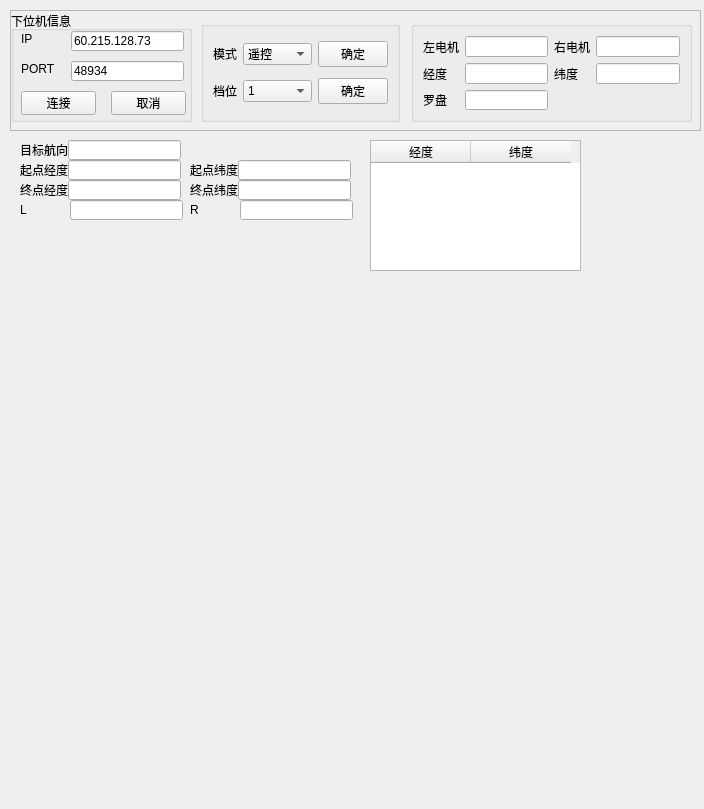
<?xml version="1.0" encoding="UTF-8"?>
<ui version="4.0">
 <class>Form</class>
 <widget class="QWidget" name="Form">
  <property name="geometry">
   <rect>
    <x>0</x>
    <y>0</y>
    <width>704</width>
    <height>809</height>
   </rect>
  </property>
  <property name="windowTitle">
   <string>Form</string>
  </property>
  <widget class="QScrollArea" name="scrollArea">
   <property name="geometry">
    <rect>
     <x>10</x>
     <y>10</y>
     <width>691</width>
     <height>121</height>
    </rect>
   </property>
   <property name="widgetResizable">
    <bool>true</bool>
   </property>
   <widget class="QWidget" name="scrollAreaWidgetContents">
    <property name="geometry">
     <rect>
      <x>0</x>
      <y>0</y>
      <width>689</width>
      <height>119</height>
     </rect>
    </property>
    <widget class="QGroupBox" name="groupBox">
     <property name="geometry">
      <rect>
       <x>0</x>
       <y>0</y>
       <width>181</width>
       <height>111</height>
      </rect>
     </property>
     <property name="title">
      <string>下位机信息</string>
     </property>
     <widget class="QLabel" name="IP">
      <property name="geometry">
       <rect>
        <x>10</x>
        <y>20</y>
        <width>54</width>
        <height>16</height>
       </rect>
      </property>
      <property name="text">
       <string>IP</string>
      </property>
     </widget>
     <widget class="QLabel" name="PORT">
      <property name="geometry">
       <rect>
        <x>10</x>
        <y>50</y>
        <width>54</width>
        <height>16</height>
       </rect>
      </property>
      <property name="text">
       <string>PORT</string>
      </property>
     </widget>
     <widget class="QLineEdit" name="IP_2">
      <property name="geometry">
       <rect>
        <x>60</x>
        <y>20</y>
        <width>113</width>
        <height>20</height>
       </rect>
      </property>
      <property name="text">
       <string>60.215.128.73</string>
      </property>
     </widget>
     <widget class="QLineEdit" name="PORT_2">
      <property name="geometry">
       <rect>
        <x>60</x>
        <y>50</y>
        <width>113</width>
        <height>20</height>
       </rect>
      </property>
      <property name="text">
       <string>48934</string>
      </property>
     </widget>
     <widget class="QPushButton" name="CONNECT">
      <property name="geometry">
       <rect>
        <x>10</x>
        <y>80</y>
        <width>75</width>
        <height>24</height>
       </rect>
      </property>
      <property name="text">
       <string>连接</string>
      </property>
     </widget>
     <widget class="QPushButton" name="CONNECT_2">
      <property name="geometry">
       <rect>
        <x>100</x>
        <y>80</y>
        <width>75</width>
        <height>24</height>
       </rect>
      </property>
      <property name="text">
       <string>取消</string>
      </property>
     </widget>
    </widget>
    <widget class="QGroupBox" name="groupBox_2">
     <property name="geometry">
      <rect>
       <x>190</x>
       <y>10</y>
       <width>199</width>
       <height>101</height>
      </rect>
     </property>
     <property name="title">
      <string/>
     </property>
     <layout class="QGridLayout" name="gridLayout">
      <item row="1" column="0">
       <widget class="QLabel" name="GEAR">
        <property name="text">
         <string>档位</string>
        </property>
       </widget>
      </item>
      <item row="1" column="2">
       <widget class="QPushButton" name="GEAR_3">
        <property name="text">
         <string>确定</string>
        </property>
       </widget>
      </item>
      <item row="1" column="1">
       <widget class="QComboBox" name="GEAR_2">
        <item>
         <property name="text">
          <string>1</string>
         </property>
        </item>
        <item>
         <property name="text">
          <string>2</string>
         </property>
        </item>
        <item>
         <property name="text">
          <string>3</string>
         </property>
        </item>
        <item>
         <property name="text">
          <string>4</string>
         </property>
        </item>
        <item>
         <property name="text">
          <string>2.4</string>
         </property>
        </item>
       </widget>
      </item>
      <item row="0" column="0">
       <widget class="QLabel" name="MODEL">
        <property name="text">
         <string>模式</string>
        </property>
       </widget>
      </item>
      <item row="0" column="1">
       <widget class="QComboBox" name="MODEL_2">
        <property name="sizePolicy">
         <sizepolicy hsizetype="Preferred" vsizetype="Fixed">
          <horstretch>0</horstretch>
          <verstretch>0</verstretch>
         </sizepolicy>
        </property>
        <item>
         <property name="text">
          <string>遥控</string>
         </property>
        </item>
        <item>
         <property name="text">
          <string>键盘</string>
         </property>
        </item>
        <item>
         <property name="text">
          <string>输入</string>
         </property>
        </item>
        <item>
         <property name="text">
          <string>航向保持</string>
         </property>
        </item>
        <item>
         <property name="text">
          <string>目标跟踪</string>
         </property>
        </item>
        <item>
         <property name="text">
          <string>路径跟踪</string>
         </property>
        </item>
       </widget>
      </item>
      <item row="0" column="2">
       <widget class="QPushButton" name="MODEL_3">
        <property name="sizePolicy">
         <sizepolicy hsizetype="Minimum" vsizetype="Fixed">
          <horstretch>0</horstretch>
          <verstretch>0</verstretch>
         </sizepolicy>
        </property>
        <property name="text">
         <string>确定</string>
        </property>
       </widget>
      </item>
     </layout>
    </widget>
    <widget class="QGroupBox" name="groupBox_3">
     <property name="geometry">
      <rect>
       <x>400</x>
       <y>10</y>
       <width>281</width>
       <height>101</height>
      </rect>
     </property>
     <property name="title">
      <string/>
     </property>
     <layout class="QGridLayout" name="gridLayout_2">
      <item row="0" column="1">
       <widget class="QLineEdit" name="Lsend_2"/>
      </item>
      <item row="1" column="0">
       <widget class="QLabel" name="longitude">
        <property name="text">
         <string>经度</string>
        </property>
       </widget>
      </item>
      <item row="1" column="1">
       <widget class="QLineEdit" name="longitude_2"/>
      </item>
      <item row="0" column="3">
       <widget class="QLineEdit" name="Rsend_2"/>
      </item>
      <item row="0" column="2">
       <widget class="QLabel" name="Rsend">
        <property name="text">
         <string>右电机</string>
        </property>
       </widget>
      </item>
      <item row="1" column="3">
       <widget class="QLineEdit" name="latitude_2"/>
      </item>
      <item row="1" column="2">
       <widget class="QLabel" name="latitude">
        <property name="text">
         <string>纬度</string>
        </property>
       </widget>
      </item>
      <item row="2" column="0">
       <widget class="QLabel" name="compass">
        <property name="text">
         <string>罗盘</string>
        </property>
       </widget>
      </item>
      <item row="2" column="1">
       <widget class="QLineEdit" name="compass_2"/>
      </item>
      <item row="0" column="0">
       <widget class="QLabel" name="Lsend">
        <property name="text">
         <string>左电机</string>
        </property>
       </widget>
      </item>
     </layout>
    </widget>
   </widget>
  </widget>
  <widget class="QLineEdit" name="compass_obj_2">
   <property name="geometry">
    <rect>
     <x>68</x>
     <y>140</y>
     <width>113</width>
     <height>20</height>
    </rect>
   </property>
  </widget>
  <widget class="QWidget" name="map" native="true">
   <property name="geometry">
    <rect>
     <x>10</x>
     <y>280</y>
     <width>691</width>
     <height>521</height>
    </rect>
   </property>
   <property name="sizePolicy">
    <sizepolicy hsizetype="Fixed" vsizetype="Fixed">
     <horstretch>0</horstretch>
     <verstretch>0</verstretch>
    </sizepolicy>
   </property>
  </widget>
  <widget class="QLabel" name="compass_obj_1">
   <property name="geometry">
    <rect>
     <x>20</x>
     <y>140</y>
     <width>51</width>
     <height>20</height>
    </rect>
   </property>
   <property name="text">
    <string>目标航向</string>
   </property>
  </widget>
  <widget class="QLineEdit" name="start_longitude_2">
   <property name="geometry">
    <rect>
     <x>68</x>
     <y>160</y>
     <width>113</width>
     <height>20</height>
    </rect>
   </property>
  </widget>
  <widget class="QLabel" name="start_longitude_1">
   <property name="geometry">
    <rect>
     <x>20</x>
     <y>160</y>
     <width>51</width>
     <height>20</height>
    </rect>
   </property>
   <property name="text">
    <string>起点经度</string>
   </property>
  </widget>
  <widget class="QLineEdit" name="start_latitude_2">
   <property name="geometry">
    <rect>
     <x>238</x>
     <y>160</y>
     <width>113</width>
     <height>20</height>
    </rect>
   </property>
  </widget>
  <widget class="QLabel" name="start_latitude_1">
   <property name="geometry">
    <rect>
     <x>190</x>
     <y>160</y>
     <width>51</width>
     <height>20</height>
    </rect>
   </property>
   <property name="text">
    <string>起点纬度</string>
   </property>
  </widget>
  <widget class="QLineEdit" name="end_longitude_2">
   <property name="geometry">
    <rect>
     <x>68</x>
     <y>180</y>
     <width>113</width>
     <height>20</height>
    </rect>
   </property>
  </widget>
  <widget class="QLabel" name="end_longitude_1">
   <property name="geometry">
    <rect>
     <x>20</x>
     <y>180</y>
     <width>51</width>
     <height>20</height>
    </rect>
   </property>
   <property name="text">
    <string>终点经度</string>
   </property>
  </widget>
  <widget class="QLineEdit" name="end_latitude_2">
   <property name="geometry">
    <rect>
     <x>238</x>
     <y>180</y>
     <width>113</width>
     <height>20</height>
    </rect>
   </property>
  </widget>
  <widget class="QLabel" name="end_latitude_1">
   <property name="geometry">
    <rect>
     <x>190</x>
     <y>180</y>
     <width>51</width>
     <height>20</height>
    </rect>
   </property>
   <property name="text">
    <string>终点纬度</string>
   </property>
  </widget>
  <widget class="QTableWidget" name="GPS_task">
   <property name="geometry">
    <rect>
     <x>370</x>
     <y>140</y>
     <width>211</width>
     <height>131</height>
    </rect>
   </property>
   <property name="sizePolicy">
    <sizepolicy hsizetype="Preferred" vsizetype="Preferred">
     <horstretch>0</horstretch>
     <verstretch>0</verstretch>
    </sizepolicy>
   </property>
   <column>
    <property name="text">
     <string>经度</string>
    </property>
   </column>
   <column>
    <property name="text">
     <string>纬度</string>
    </property>
   </column>
  </widget>
  <widget class="QLineEdit" name="Lsend_4">
   <property name="geometry">
    <rect>
     <x>70</x>
     <y>200</y>
     <width>113</width>
     <height>20</height>
    </rect>
   </property>
  </widget>
  <widget class="QLineEdit" name="Rsend_4">
   <property name="geometry">
    <rect>
     <x>240</x>
     <y>200</y>
     <width>113</width>
     <height>20</height>
    </rect>
   </property>
  </widget>
  <widget class="QLabel" name="Lsend_3">
   <property name="geometry">
    <rect>
     <x>20</x>
     <y>200</y>
     <width>51</width>
     <height>20</height>
    </rect>
   </property>
   <property name="text">
    <string>L</string>
   </property>
  </widget>
  <widget class="QLabel" name="end_longitude_6">
   <property name="geometry">
    <rect>
     <x>190</x>
     <y>200</y>
     <width>51</width>
     <height>20</height>
    </rect>
   </property>
   <property name="text">
    <string>R</string>
   </property>
  </widget>
 </widget>
 <resources/>
 <connections/>
</ui>
